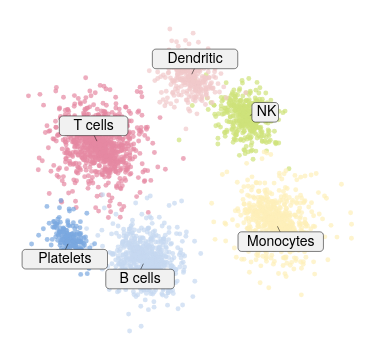

Specify this chart in Vega-Lite:
### Vega-Lite specification from a JSON file in a GitHub repository (floating-point values rounded to 4 significant figures; data arrays with more than 128 entries replaced by an {"elided": "..."} marker saying what was removed)
{"background": null, "config": {"arc": {"fill": "#DBDBDB", "fillOpacity": 1.0, "innerRadius": 42.5, "padAngle": 0.03, "stroke": "black", "strokeOpacity": 1, "strokeWidth": 0.25}, "area": {"fill": "#DBDBDB", "fillOpacity": 1.0, "stroke": "black", "strokeOpacity": 1, "strokeWidth": 0.25}, "axis": {"domain": true, "domainCap": "round", "domainColor": "black", "domainWidth": 0.25, "grid": false, "gridCap": "round", "gridColor": "#F1F1F1", "gridDash": [0, 0], "gridOpacity": 1.0, "gridWidth": 0.25, "labelColor": "black", "labelFont": "Helvetica Neue", "labelFontSize": 7, "labelFontStyle": "normal", "labelFontWeight": 400, "offset": 4.5, "ticks": true, "tickCap": "round", "tickColor": "black", "tickRound": false, "tickSize": 3, "tickWidth": 0.25, "titleColor": "black", "titleFont": "Helvetica Neue", "titleFontSize": 7, "titleFontStyle": "normal", "titleFontWeight": 400}, "axisX": {"domain": true, "labelAlign": "center", "labelAngle": 0, "labels": true, "ticks": true, "translate": 0}, "axisY": {"domain": true, "labelAlign": "right", "labelAngle": 0, "labels": true, "ticks": true, "translate": 0}, "axisRight": {"domain": true, "labelAlign": "left", "labelAngle": 0, "labels": true, "ticks": true, "translate": 0}, "axisTop": {"domain": true, "labelAlign": "center", "labelAngle": 0, "labels": true, "ticks": true, "translate": 0}, "axisBand": {"tickOffset": 0}, "bar": {"fill": "#DBDBDB", "fillOpacity": 1.0, "stroke": "black", "strokeOpacity": 1, "strokeWidth": 0.25}, "boxplot": {"size": 15.3, "ticks": {"cornerRadius": 0.25, "fill": "black", "opacity": 1, "size": 7.65, "thickness": 0.25}, "box": {"fillOpacity": 1.0, "stroke": "black", "strokeOpacity": 1, "strokeWidth": 0.25}, "median": {"cornerRadius": 0, "fill": "black", "fillOpacity": 1.0, "opacity": 1, "size": 15.3, "thickness": 0.25}, "rule": {"fill": "black", "fillOpacity": 1.0, "size": 17.0, "stroke": "black", "strokeDash": [0, 0], "strokeOpacity": 1, "strokeWidth": 0.25}, "outliers": {"color": "black", "fill": "black", "fillOpacity": 1.0, "size": 0, "stroke": "black", "strokeOpacity": 1, "strokeWidth": 0.25}}, "circle": {"fill": "black", "fillOpacity": 1.0, "size": 0.85, "stroke": null, "strokeOpacity": 1, "strokeWidth": 0.25}, "errorband": {"band": {"fillOpacity": 0.6, "stroke": null, "strokeWidth": 0.25, "strokeOpacity": 1}, "borders": {"opacity": 0, "strokeOpacity": 0.25, "strokeWidth": 1}}, "errorbar": {"opacity": 1, "rule": {"strokeDash": [0, 0], "strokeWidth": 0.25}, "ticks": {"color": "black", "cornerRadius": 0.125, "opacity": 1, "size": 10.2, "thickness": 0.25}, "thickness": 0.25}, "font": "Helvetica Neue", "geoshape": {"fill": "#DBDBDB", "fillOpacity": 1.0, "stroke": "black", "strokeOpacity": 1, "strokeWidth": 0.25}, "header": {"labelColor": "black", "labelFont": "Helvetica Neue", "labelFontSize": 7, "labelFontStyle": "normal", "labelFontWeight": 400, "titleColor": "black", "titleFont": "Helvetica Neue", "titleFontSize": 7, "titleFontStyle": "normal", "titleFontWeight": 400, "titlePadding": 0}, "legend": {"disable": false, "offset": 4.5, "titlePadding": 4, "labelOffset": 2, "gradientLabelOffset": 2, "gradientLength": 85.0, "gradientThickness": 8.5, "gradientOpacity": 1.0, "gradientStrokeColor": "black", "gradientStrokeWidth": 0.25, "labelColor": "black", "labelFont": "Helvetica Neue", "labelFontSize": 7, "labelFontStyle": "normal", "labelFontWeight": 400, "strokeColor": "black", "strokeWidth": 0, "symbolSize": 42, "symbolStrokeColor": "black", "symbolStrokeWidth": 0.25, "titleColor": "black", "titleFont": "Helvetica Neue", "titleFontSize": 7, "titleFontStyle": "normal", "titleFontWeight": 400}, "line": {"color": "black", "stroke": "black", "strokeCap": "round", "strokeDash": [0, 0], "strokeOpacity": 1, "strokeWidth": 0.375}, "point": {"filled": true, "fill": "#DBDBDB", "fillOpacity": 1.0, "size": 8.5, "stroke": "black", "strokeOpacity": 1, "strokeWidth": 0.25}, "range": {"category": ["#C6D9F1", "#F1C9CB", "#FEF0B9", "#CEE37A", "#7AA8E0", "#E589A3", "#FDDD5D", "#68B961", "#4177B1", "#C35082", "#E5C227", "#438156"], "diverging": {"scheme": ["#C35082", "#CE6D94", "#D989A7", "#E2A4BA", "#EABFCE", "#F1DBE2", "#F6F6F6", "#D7E0EB", "#B9CBE0", "#9BB6D5", "#7DA1C9", "#5F8CBD", "#4177B1"]}, "heatmap": {"scheme": ["#32022B", "#43044D", "#4C196E", "#4D338C", "#484DA6", "#3A68BB", "#1D83CA", "#1D9CCB", "#23B5C9", "#28CDC5", "#4DE0B4", "#91EE9F"]}, "ordinal": {"scheme": ["#F1F1F1", "#DBDBDB", "#C6C6C6", "#B2B2B2", "#9D9D9D", "#898989", "#767676", "#636363", "#515151", "#404040", "#2F2F2F", "#1F1F1F"]}, "ramp": {"scheme": ["#32022B", "#43044D", "#4C196E", "#4D338C", "#484DA6", "#3A68BB", "#1D83CA", "#1D9CCB", "#23B5C9", "#28CDC5", "#4DE0B4", "#91EE9F"]}}, "rule": {"color": "black", "stroke": "black", "strokeCap": "round", "strokeDash": [2, 2], "strokeOpacity": 1, "strokeWidth": 0.25}, "scale": {"bandPaddingInner": 0.1, "bandPaddingOuter": 0.1, "round": false}, "rect": {"fill": "#DBDBDB", "fillOpacity": 1.0, "stroke": "black", "strokeOpacity": 1, "strokeWidth": 0.25}, "square": {"fill": "#DBDBDB", "fillOpacity": 1.0, "size": 17.0, "stroke": "black", "strokeOpacity": 1, "strokeWidth": 0.25}, "text": {"color": "black", "font": "Helvetica Neue", "fontSize": 7, "fontStyle": "normal", "fontWeight": 400}, "tick": {"color": "black", "cornerRadius": 0.125, "opacity": 1.0, "size": 15.3, "thickness": 0.25}, "title": {"anchor": "middle", "frame": "group", "color": "black", "font": "Helvetica Neue", "fontSize": 7, "fontStyle": "normal", "fontWeight": 400, "subtitleColor": "black", "subtitleFont": "Helvetica Neue", "subtitleFontSize": "Helvetica Neue", "subtitleFontStyle": "normal", "subtitleFontWeight": 400}, "trail": {"color": "black", "opacity": 1, "size": 0.375}, "view": {"continuousWidth": 180, "continuousHeight": 170, "discreteWidth": 180, "discreteHeight": 170, "fill": null, "stroke": null, "strokeWidth": 0.25}}, "layer": [{"data": {"name": "data-1d82db738f5081c0524a5ad5909a210b"}, "mark": {"type": "circle", "opacity": 0.7, "size": 6}, "encoding": {"color": {"field": "cell type", "legend": null, "type": "nominal"}, "x": {"axis": null, "field": "UMAP1", "type": "quantitative"}, "y": {"axis": null, "field": "UMAP2", "type": "quantitative"}}}, {"layer": [{"data": {"values": [{"__dysonsphere__": 1}]}, "mark": {"type": "rule", "strokeDash": [0, 0]}, "encoding": {"x": {"datum": 5.195, "scale": {"domain": [-9.301, 10.2], "nice": false, "padding": 0, "zero": false}}, "x2": {"datum": 5.341}, "y": {"datum": -2.262, "scale": {"domain": [-8.757, 9.143], "nice": false, "padding": 0, "zero": false}}, "y2": {"datum": -2.562}}}, {"data": {"values": [{"__dysonsphere__": 1}]}, "mark": {"type": "rect", "cornerRadius": 1.75, "fill": "#F1F1F1", "fillOpacity": 1.0, "height": 9.8, "stroke": "black", "strokeWidth": 0.25, "width": 42.7}, "encoding": {"x": {"datum": 5.364}, "xOffset": {"value": 0.0}, "y": {"datum": -3.052}, "yOffset": {"value": 0.0}}}, {"data": {"values": [{"__dysonsphere__": 1}]}, "mark": {"type": "text", "align": "center", "baseline": "middle", "fontSize": 7}, "encoding": {"text": {"value": "Monocytes"}, "x": {"datum": 5.364}, "y": {"datum": -3.052}}}, {"data": {"values": [{"__dysonsphere__": 1}]}, "mark": {"type": "rule", "strokeDash": [0, 0]}, "encoding": {"x": {"datum": -6.163}, "x2": {"datum": -6.309}, "y": {"datum": -3.187}, "y2": {"datum": -3.486}}}, {"data": {"values": [{"__dysonsphere__": 1}]}, "mark": {"type": "rect", "cornerRadius": 1.75, "fill": "#F1F1F1", "fillOpacity": 1.0, "height": 9.8, "stroke": "black", "strokeWidth": 0.25, "width": 42.7}, "encoding": {"x": {"datum": -6.332}, "xOffset": {"value": 0.0}, "y": {"datum": -3.976}, "yOffset": {"value": 0.0}}}, {"data": {"values": [{"__dysonsphere__": 1}]}, "mark": {"type": "text", "align": "center", "baseline": "middle", "fontSize": 7}, "encoding": {"text": {"value": "Platelets"}, "x": {"datum": -6.332}, "y": {"datum": -3.976}}}, {"data": {"values": [{"__dysonsphere__": 1}]}, "mark": {"type": "rule", "strokeDash": [0, 0]}, "encoding": {"x": {"datum": 0.5542}, "x2": {"datum": 0.7002}, "y": {"datum": 5.779}, "y2": {"datum": 6.079}}}, {"data": {"values": [{"__dysonsphere__": 1}]}, "mark": {"type": "rect", "cornerRadius": 1.75, "fill": "#F1F1F1", "fillOpacity": 1.0, "height": 9.8, "stroke": "black", "strokeWidth": 0.25, "width": 42.7}, "encoding": {"x": {"datum": 0.7234}, "xOffset": {"value": 0.0}, "y": {"datum": 6.568}, "yOffset": {"value": 0.0}}}, {"data": {"values": [{"__dysonsphere__": 1}]}, "mark": {"type": "text", "align": "center", "baseline": "middle", "fontSize": 7}, "encoding": {"text": {"value": "Dendritic"}, "x": {"datum": 0.7234}, "y": {"datum": 6.568}}}, {"data": {"values": [{"__dysonsphere__": 1}]}, "mark": {"type": "rule", "strokeDash": [0, 0]}, "encoding": {"x": {"datum": -2.085}, "x2": {"datum": -2.231}, "y": {"datum": -4.231}, "y2": {"datum": -4.53}}}, {"data": {"values": [{"__dysonsphere__": 1}]}, "mark": {"type": "rect", "cornerRadius": 1.75, "fill": "#F1F1F1", "fillOpacity": 1.0, "height": 9.8, "stroke": "black", "strokeWidth": 0.25, "width": 34.3}, "encoding": {"x": {"datum": -2.254}, "xOffset": {"value": 0.0}, "y": {"datum": -5.02}, "yOffset": {"value": 0.0}}}, {"data": {"values": [{"__dysonsphere__": 1}]}, "mark": {"type": "text", "align": "center", "baseline": "middle", "fontSize": 7}, "encoding": {"text": {"value": "B cells"}, "x": {"datum": -2.254}, "y": {"datum": -5.02}}}, {"data": {"values": [{"__dysonsphere__": 1}]}, "mark": {"type": "rule", "strokeDash": [0, 0]}, "encoding": {"x": {"datum": -4.602}, "x2": {"datum": -4.748}, "y": {"datum": 2.257}, "y2": {"datum": 2.556}}}, {"data": {"values": [{"__dysonsphere__": 1}]}, "mark": {"type": "rect", "cornerRadius": 1.75, "fill": "#F1F1F1", "fillOpacity": 1.0, "height": 9.8, "stroke": "black", "strokeWidth": 0.25, "width": 34.3}, "encoding": {"x": {"datum": -4.771}, "xOffset": {"value": 0.0}, "y": {"datum": 3.046}, "yOffset": {"value": 0.0}}}, {"data": {"values": [{"__dysonsphere__": 1}]}, "mark": {"type": "text", "align": "center", "baseline": "middle", "fontSize": 7}, "encoding": {"text": {"value": "T cells"}, "x": {"datum": -4.771}, "y": {"datum": 3.046}}}, {"data": {"values": [{"__dysonsphere__": 1}]}, "mark": {"type": "rule", "strokeDash": [0, 0]}, "encoding": {"x": {"datum": 3.712}, "x2": {"datum": 4.02}, "y": {"datum": 3.593}, "y2": {"datum": 3.735}}}, {"data": {"values": [{"__dysonsphere__": 1}]}, "mark": {"type": "rect", "cornerRadius": 1.75, "fill": "#F1F1F1", "fillOpacity": 1.0, "height": 9.8, "stroke": "black", "strokeWidth": 0.25, "width": 13.3}, "encoding": {"x": {"datum": 4.069}, "xOffset": {"value": 4.2}, "y": {"datum": 3.758}, "yOffset": {"value": 0.0}}}, {"data": {"values": [{"__dysonsphere__": 1}]}, "mark": {"type": "text", "align": "left", "baseline": "middle", "fontSize": 7}, "encoding": {"text": {"value": "NK"}, "x": {"datum": 4.069}, "y": {"datum": 3.758}}}]}], "view": {"stroke": null}, "$schema": "https://vega.github.io/schema/vega-lite/v6.4.1.json", "datasets": {"data-1d82db738f5081c0524a5ad5909a210b": {"elided": "3150 records"}}}
